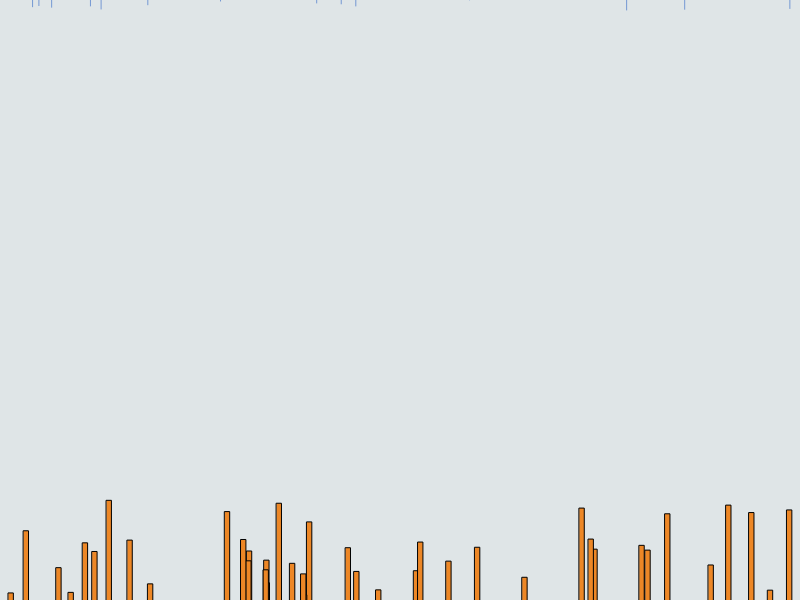
Frame 1 (no input)
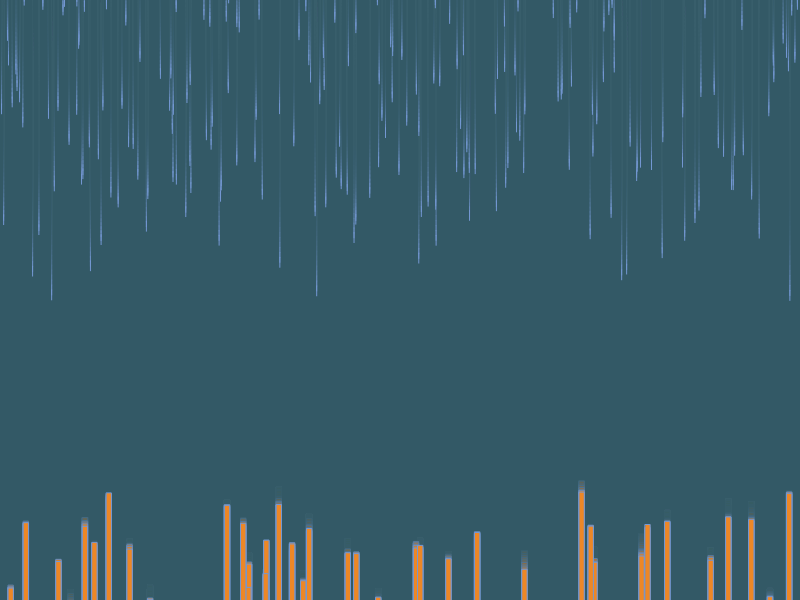
Frame 60 (no input)
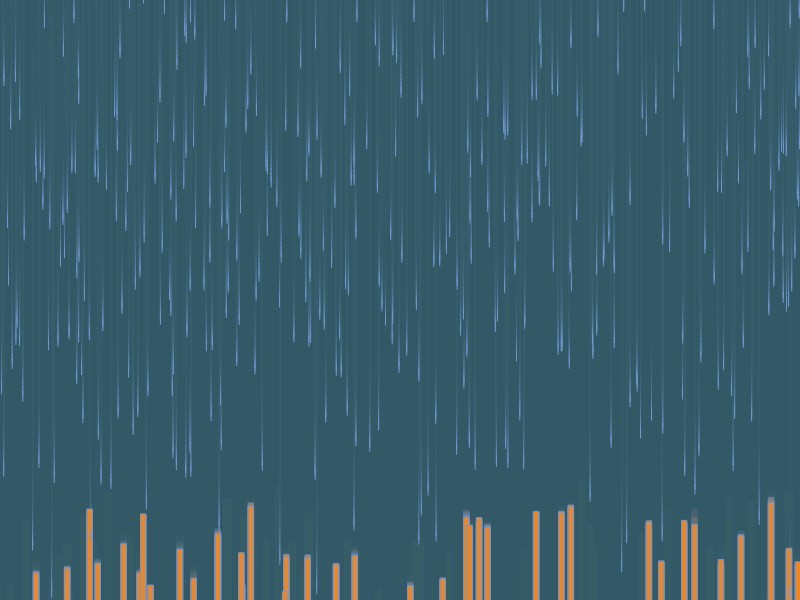
Frame 120 (the mouse pressed at the canvas centre since frame 60)

The p5.js sketch that drew these frames (run headless with seeded random() and noise() and a simulated clock; from frame 60 on, the mouse is pressed at the canvas centre):

// p5.js sketch
// ── sketch.js
/**
 * Matteo
 * 10/6/2016
 * ICS-4U0
 */


var flames = []; // Declare object
var rain = [];

function setup() {
  createCanvas(800, 600);
  // Create object
     for (var v = 0; v < 400; v++) {
    rain[v] = new Rain();
  }
    for (var i = 0; i < 40; i++) {
    flames[i] = new Flames();
  }

}

function mousePressed() {
  for (var i = 0; i < 40; i++) {
    flames[i] = new Flames();
  }
}

function draw() {
  background(50, 89, 100, 40);
  for (var i = 0; i < flames.length; i++) {
    flames[i].display();
    flames[i].flameIntensityIncrease();
  }
  for (var v = 0; v < rain.length; v++) {
    rain[v].display();
    rain[v].fall();
  }
}


// ── Flames.js
/**
 * Matteo
 * 10/6/2016
 * ICS-4U0
 */
 
 //File for keeping the Flames object in


function Flames() {
  this.xpos = random(width);
  this.ypos = height - 300;
  this.flameHeight = random(200, 300);
  this.flameHeightIncrease = 3;

  this.flameIntensityIncrease = function() {
    this.flameHeight += random(-this.flameHeightIncrease, this.flameHeightIncrease);
  }

  this.display = function() {
    fill(237, 135, 38);
    rect(this.xpos, this.ypos + this.flameHeight, 5, 1000);
  }
}
// ── rain.js
  /**
 * Matteo
 * 10/6/2016
 * ICS-4U0
 */

/**
 * File for keeping the Rain object in
 */
  
  function Rain() {
  this.locationX = random(0, width);
  this.velocity = random(3, 5);
  this.locationY = random(-500, 0);

  this.fall = function() {
    this.locationY = this.locationY + this.velocity;
    if (this.locationY > height) {
      this.locationY = random(-100, 0);
    }
  }
  
  this.display = function() {
    strokeWeight(1);
    stroke(116, 152, 211);
    line(this.locationX, this.locationY, this.locationX, this.locationY + 10);

  }
}
